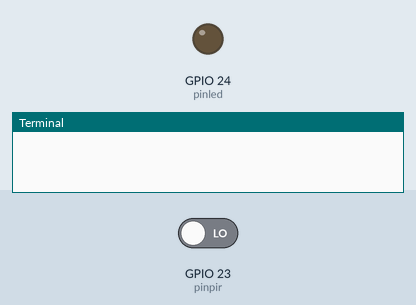
Bench run of a program on a simulated Raspberry Pi (BCM pin numbers). Shown: output pins drawn as LEDs (lit = HIGH), the last lines printed to the terminal. The test bench sets the inputs (shaded band); at power-on: GPIO 23 (pinpir) LOW.

Above: at 1.2 s.
1.3 s: GPIO 23 (pinpir) driven HIGH
At 1.7 s:
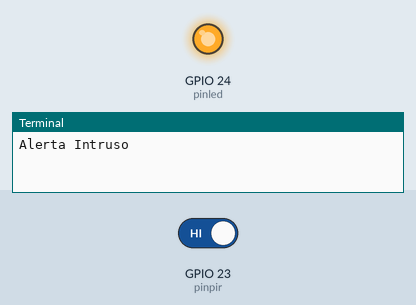
Timing chart, 0 to 4.3 s (numbered marks = the images above; inputs shaded):
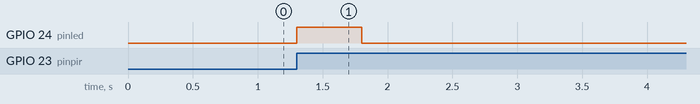

Measured:
- after the input at 1.3 s, GPIO 24 (pinled): LOW → HIGH at once, → LOW 0.50 s later

The program:

PIRV2.py
```python
import RPi.GPIO as GPIO
import time

pinpir = 23
pinled = 24

GPIO.setmode(GPIO.BCM)
GPIO.setup(pinpir, GPIO.IN)
GPIO.setup(pinled, GPIO.OUT)

def intruso_detectado(channel):
    print("Alerta Intruso")
    GPIO.output(pinled, 1)
    time.sleep(0.5)
    GPIO.output(pinled, 0)


GPIO.add_event_detect(pinpir, GPIO.RISING, callback=intruso_detectado)

try:

    while True:
        time.sleep(1)

except KeyboardInterrupt:
    print("Detenido por el usuario")

finally:
    GPIO.cleanup()
'''
apt install python3-rpi-lgpio
Ha calgut aquest comandament per utilitzar aquest codi d'interrupcions
Aquest codi l'hem provat per canviar el paradigma
while True:
    if GPIO.input(pirpin) == 1:
        print("Alerta intrusos")
    time.sleep(1)
'''     
```
